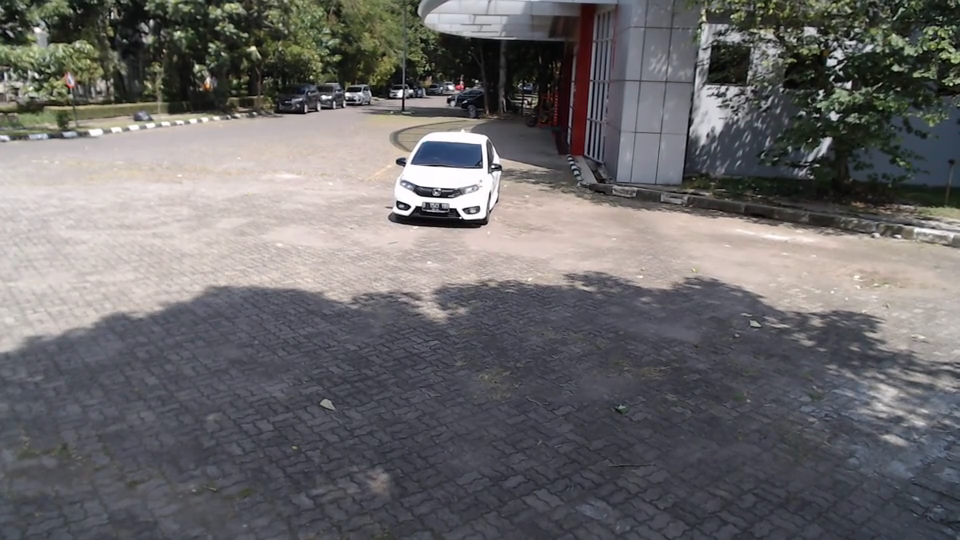
#> input picture frame 31 of Car Detection/WIN_20200114_13_41_07_Pro.mp4, 960 x 540 px
$ python 'Car Detection.py'
#> lines starting #> are read from the running program, lines starting #| are printed output that depends on the picture; after the words box and inside, x2 and y2 are one past the last pixel; in counts of white or black regions, pixels touching at a corner belong together
#import libraries of python opencv
import cv2
import numpy as np

import time
prevTime = 0

def time_convert(sec):
  mins = sec // 60
  sec = sec % 60
  hours = mins // 60
  mins = mins % 60
  return hours, mins, sec

#create VideoCapture object and read from video file
cap = cv2.VideoCapture('WIN_20200114_13_41_07_Pro.mp4')
#fgbg = cv2.createBackgroundSubtractorMOG2()
#use trained cars XML classifiers
car_cascade = cv2.CascadeClassifier('cascade 20 1.xml')
#daftar = 200
#daftar2 = 1000
#read until video is completed
while True:
    #capture frame by frame
    ret, frame = cap.read()
#> frame is the input picture: shape (540, 960, 3); mean B, G, R 106.1, 104.9, 107

    #define region of interest
    '''roi = frame[400:900 , 500:1000]
    cv2.rectangle(frame,(500,400),(1000,900),(0,255,0),5)
    '''
    # [14 lines of commented-out code are left out]
    cars3 = car_cascade.detectMultiScale(frame, 1.3,20)
#> cars3 = [[347, 129, 191, 95]]

    #to draw arectangle in each cars
    for (x,y,w,h) in cars3:
        #cv2.rectangle(roi,(x,y),(x+w,y+h),(0,255,0),2)
        cv2.rectangle(frame,(x,y),(x+w,y+h),(0,255,0),2)
        CoordXCentroid = int((x+x+w)/2)
        CoordYCentroid = int((y+y+h)/2)
        ObjectCentroid = (CoordXCentroid,CoordYCentroid)
        #cv2.circle(roi, ObjectCentroid, 5, (0,255,0), 5)
        cv2.circle(frame, ObjectCentroid, 5, (0,255,0), 5)
#> this loop made 1 pass
#> (x, y, w, h, CoordXCentroid, CoordYCentroid) on pass 1: (347, 129, 191, 95, 442, 176)
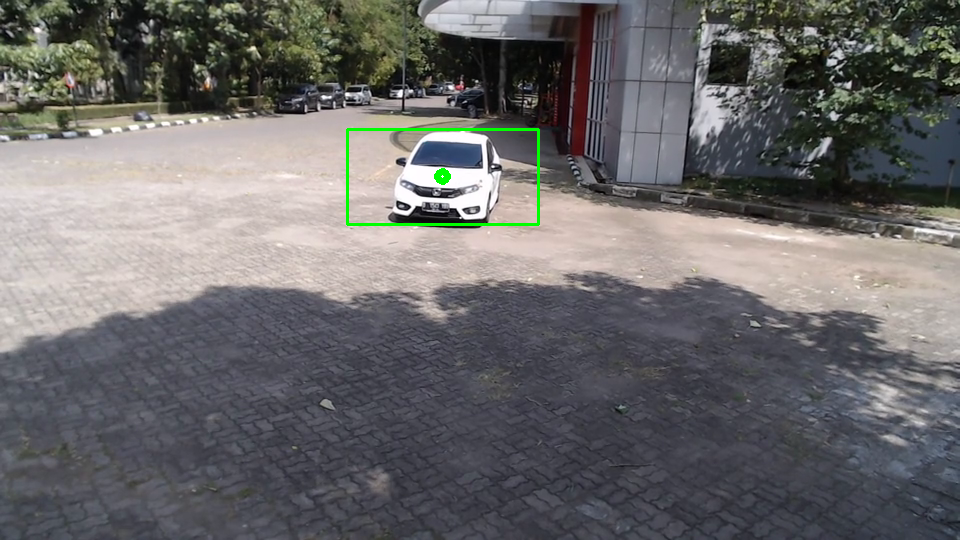
#> frame: shape (540, 960, 3); 0.37% of pixels changed, all inside (x1, y1, x2, y2) = (346, 128, 540, 226)
        # [7 lines of commented-out code are left out]
    cv2.imshow('video', frame)
    #cv2.imshow('nganu',gray)
    #cv2.imshow('grayscale',cars2)

    #press Q on keyboard to exit
    if cv2.waitKey(25) & 0xFF == ord('q'):
#> (key q is pressed here)
        break
#release the videocapture object
cap.release()
#close all the frames
cv2.destroyAllWindows()

$ run again, starting later in the video
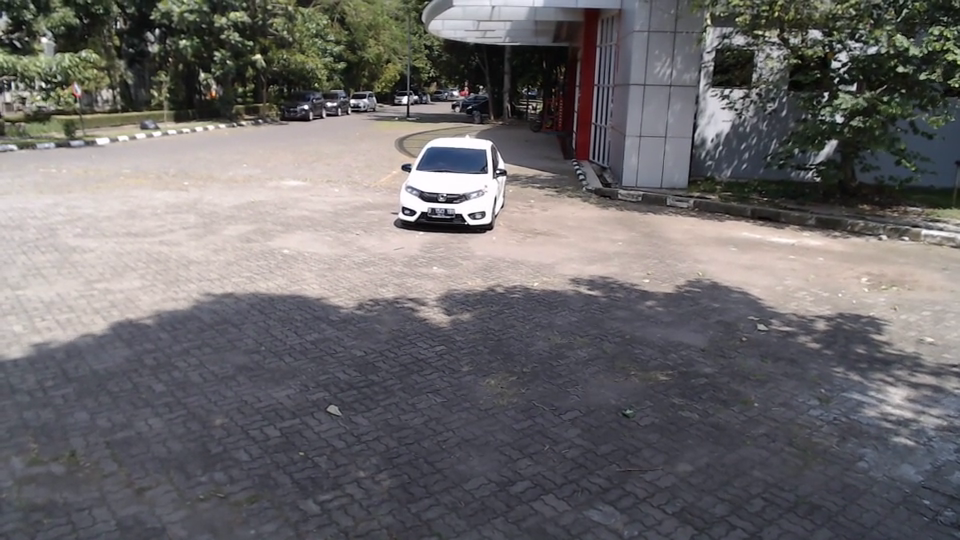
#> input picture frame 143 of Car Detection/WIN_20200114_13_41_07_Pro.mp4, 960 x 540 px
#> frame is the input picture: shape (540, 960, 3); mean B, G, R 106.7, 105.5, 108.1
#> cars3 = [[353, 139, 189, 95]]
#> the loop `for (x,y,w,h) in cars3:` made 1 pass
#> (x, y, w, h, CoordXCentroid, CoordYCentroid) on pass 1: (353, 139, 189, 95, 447, 186)
#> after the loop `for (x,y,w,h) in cars3:`:
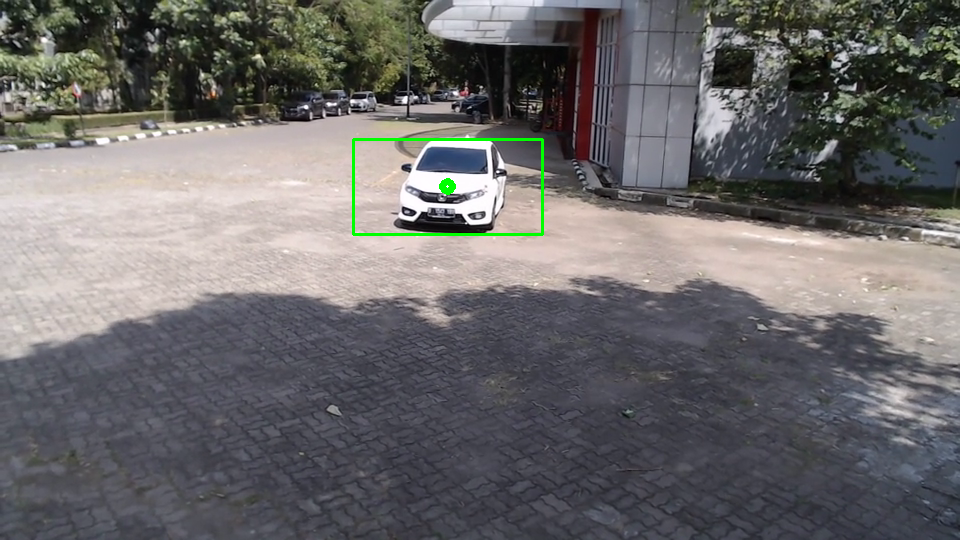
#> frame: shape (540, 960, 3); 0.37% of pixels changed, all inside (x1, y1, x2, y2) = (352, 138, 544, 236)

$ run again, starting later in the video
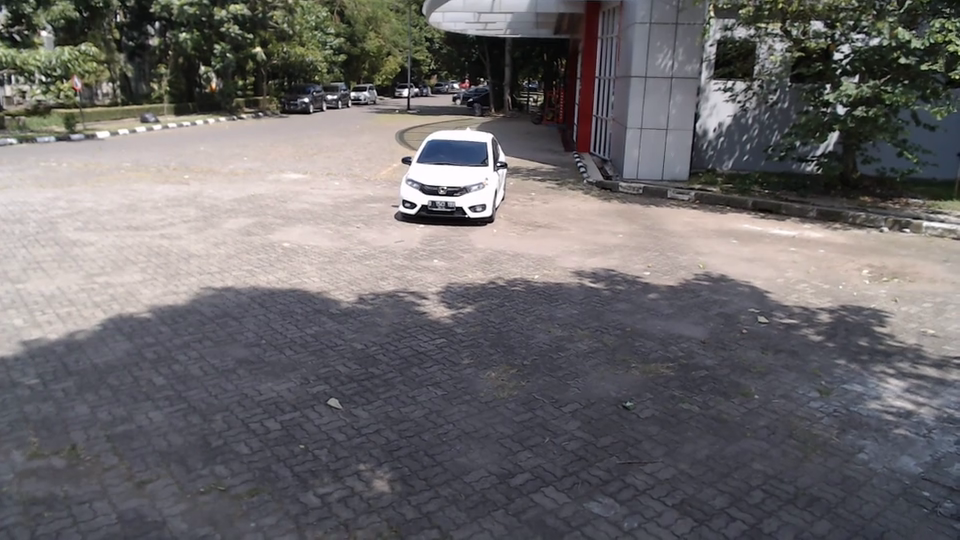
#> input picture frame 255 of Car Detection/WIN_20200114_13_41_07_Pro.mp4, 960 x 540 px
#> frame is the input picture: shape (540, 960, 3); mean B, G, R 106.5, 105, 107.8
#> cars3 = [[353, 128, 192, 96]]
#> the loop `for (x,y,w,h) in cars3:` made 1 pass
#> (x, y, w, h, CoordXCentroid, CoordYCentroid) on pass 1: (353, 128, 192, 96, 449, 176)
#> after the loop `for (x,y,w,h) in cars3:`:
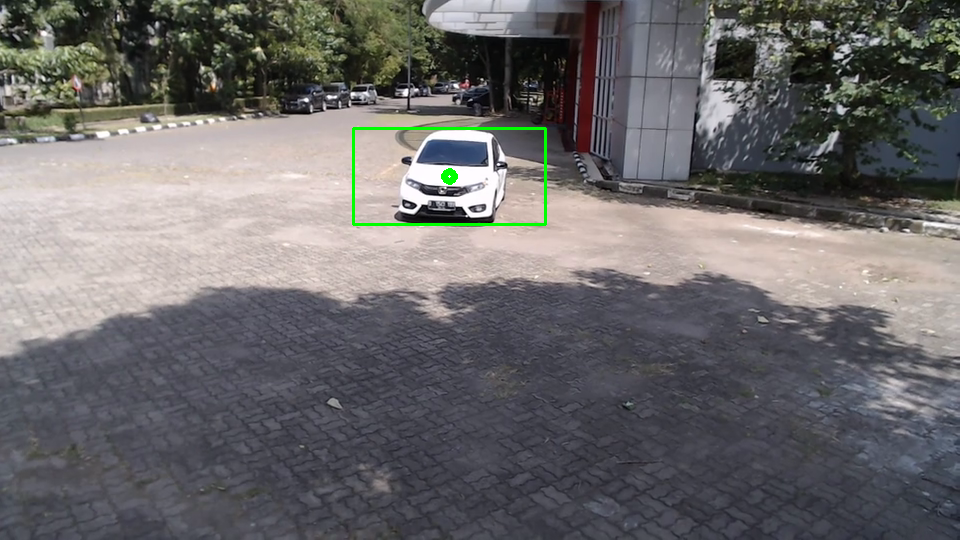
#> frame: shape (540, 960, 3); 0.37% of pixels changed, all inside (x1, y1, x2, y2) = (352, 127, 547, 226)
